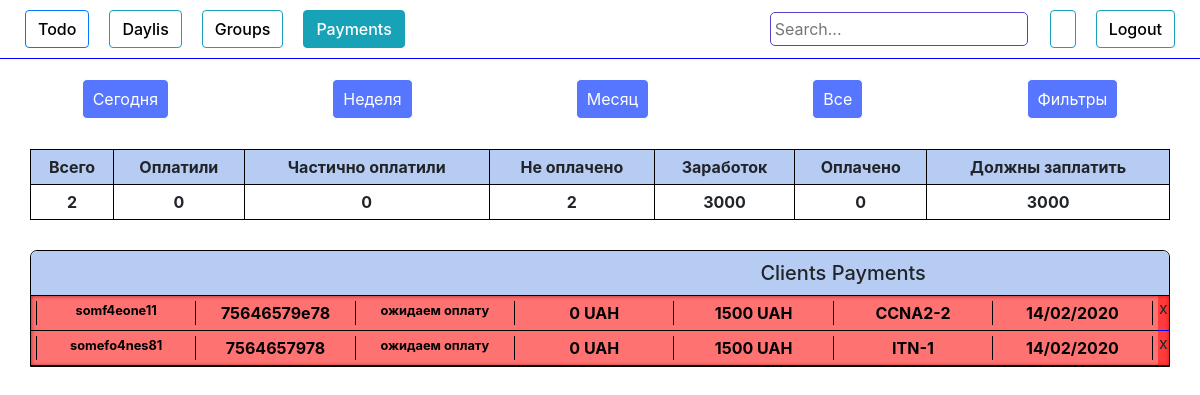
The app's page /pay_filter/2, older data.
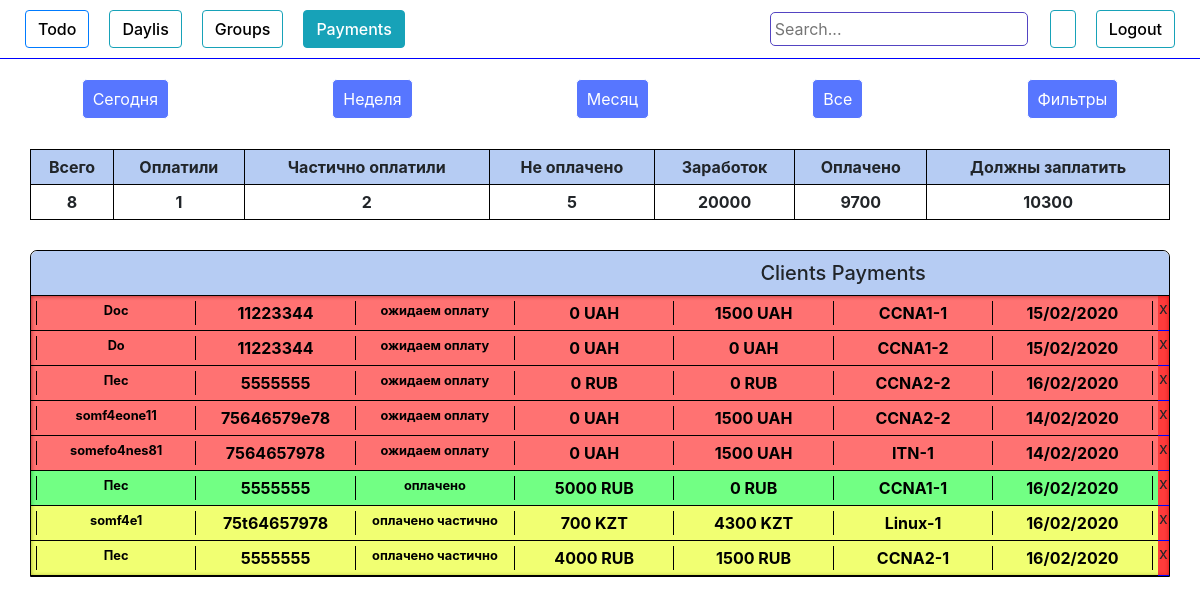
The same page, newer data.
### authorization/models.py (models this page shows, shortened)
class People(models.Model):
    add_date        = models.DateTimeField(blank=True, null=True)
    name            = models.CharField(max_length=100, blank=True)
    phone           = models.CharField(max_length=100, blank=True)
    email           = models.CharField(max_length=100, blank=True)
    course          = models.ForeignKey(Course, on_delete=models.DO_NOTHING)
    country         = models.CharField(max_length=100, blank=True)
    university      = models.CharField(max_length=100, blank=True)
    work            = models.CharField(max_length=100, blank=True)
    where_from      = models.CharField(max_length=100, blank=True)
    ip              = models.CharField(max_length=100, blank=True)
    currency        = models.CharField(max_length=100, blank=True)
    course_price    = models.IntegerField(blank=True, null=True)
    comments        = models.TextField(blank=True)
    wishes          = models.TextField(blank=True)
    callback_time   = models.DateTimeField(blank=True, null=True)
    group           = models.ForeignKey(Group, on_delete=models.DO_NOTHING, null=True, blank=True)
    request_status  = models.CharField(max_length=100, blank=True)
    need_confirm  = models.BooleanField(blank=True, null=True)
    first_payment_date   = models.DateTimeField(blank=True, null=True)
    full_payment_date  = models.DateTimeField(blank=True, null=True)
    payment_history = models.TextField(blank=True)
    total_payment   = models.IntegerField(blank=True, null=True)
    obligation      = models.IntegerField(blank=True, null=True)
    def is_called(self):
        if self.request_status == 'оплачено частично' or self.request_status == 'ожидаем оплату' or self.request_status == 'оплачено':
            return True
        else:
            return False
    def call_status(self):
        if self.request_status != 'перезвонить':
            return False
        else :
            return True
    def is_full_payed(self):
        return (self.request_status == 'оплачено')
    def is_particaly_payed(self):
        return (self.request_status == 'оплачено частично')
    def is_not_payed(self):
        return (self.request_status == 'ожидаем оплату')
    def is_need_confirm(self):
        return (self.need_confirm)
    def get_date(self):
        return self.add_date.strftime('%d/%m/%Y')

class Group(models.Model):
    name            = models.CharField(max_length=100, blank=True)
    created_date    = models.DateTimeField(blank=True, null=True)
    course          = models.ForeignKey(Course, on_delete=models.DO_NOTHING, null=True)
    active          = models.BooleanField(default=True)
    time_start      = models.DateTimeField(blank=True, null=True)
    time_end        = models.DateTimeField(blank=True, null=True)
    def __str__(self):
        return self.name

### authorization/views.py (the view, shortened to what this page needs)
# urls.py: path('pay_filter/<int:pk>', views.pay_filter, name='pay_filter'),
def pay_filter(request, pk):
    list_payments = People.objects.all().order_by('request_status','group', 'obligation', )
    formcheck = 1
    groups_all = Group.objects.all()
    course_all = Course.objects.all()
    if pk == 1:  #today
        now = datetime.today() - timedelta(minutes=60)
        list_payments = list_payments.filter(Q(add_date__gte = now))
    elif pk == 2:  #7 days
        now = datetime.today() - timedelta(minutes=60*24*7)
        list_payments = list_payments.filter(Q(add_date__gte = now))
    elif pk == 3:  # 30 days
        now = datetime.today() - timedelta(minutes=60*24*30)
        list_payments = list_payments.filter(Q(add_date__gte = now))
    elif pk == 6:
        formcheck = 1
    money_all = list_payments.filter(Q(request_status='оплачено') |
                                            Q(request_status='оплачено частично') |
                                            Q(request_status='ожидаем оплату')).aggregate(money_all=Sum(F('course_price')))
    money_all_num = money_all['money_all']
    money_paid = list_payments.filter(Q(request_status='оплачено') |
                                            Q(request_status='оплачено частично') |
                                            Q(request_status='ожидаем оплату')).aggregate(money_paid=Sum(F('total_payment')))
    money_paid_num = money_paid['money_paid']
    if money_all_num == None:
        money_all_num = 0
    if  money_paid_num == None:
            money_paid_num = 0
    money_will_num =  money_all_num - money_paid_num
    people_done = list_payments.filter(Q(request_status='оплачено')).count()
    people_partially = list_payments.filter(Q(request_status='оплачено частично')).count()
    people_waiting = list_payments.filter(Q(request_status='ожидаем оплату')).count()
    people_all_num =  people_done + people_partially + people_waiting
    context = {
        "list_payments":list_payments,
        'groups_all': groups_all,
        'course_all': course_all,
        'formcheck': formcheck,
        "money_all_num" : money_all_num,
        "money_paid_num" : money_paid_num,
        "money_will_num" : money_will_num,
        "people_done" : people_done,
        "people_partially" : people_partially,
        "people_waiting" : people_waiting,
        "people_all_num" : people_all_num,
    }
    return render(request,"groups_payments.html",context)

### authorization/templates/groups_payments.html (shortened to what the changed rows need)
{% load crispy_forms_tags %}
<!DOCTYPE html>
<html lang="en">
<head>
    <link rel="stylesheet" href="https://stackpath.bootstrapcdn.com/bootstrap/4.4.1/css/bootstrap.min.css">
    <link rel="stylesheet" href="https://cdnjs.cloudflare.com/ajax/libs/jquery-datetimepicker/2.5.20/jquery.datetimepicker.min.css" />
    {% load staticfiles %}
    <link rel="stylesheet" href="{% static 'style.css' %}" type="text/css">
</head>
<body>
    <table class="count_table" cellpadding="5">
        <tr class="main_line">
            <th>Всего</th>
            <th>Оплатили</th>
            <th>Частично оплатили</th>
            <th>Не оплачено</th>
            <th>Заработок</th>
            <th>Оплачено</th>
            <th>Должны заплатить</th>
        </tr>
        <tr>
            <th class="center">{{people_all_num}}</th>
            <th class="center">{{people_done}}</th>
            <th class="center">{{people_partially}}</th>
            <th class="center">{{people_waiting}}</th>
            <th class="center">{{money_all_num}}</th>
            <th class="center">{{money_paid_num }}</th>
            <th class="center">{{money_will_num}}</th>
    </table>
    <div class="payment_tables">
        {% if list_payments %}
        <div class="table show table_pay" id="payment_tables">
            <div class="table_content show" id='table_payments_content'>
                {% for item in list_payments %} {% if item.is_called %}
                <div class="item" id="{{item.email}}">
                    <a class="gr-a" href="{% url 'group_payments_update' item.id %}" target="_blank" onClick="popupWin = window.open(this.href, 'Window', 'location,width=720,height=800,top=200,left=300'); popupWin.focus(); return false;">
                        <div class="item_header" data-toggle="collapse" data-target="#item_description"   {% if item.is_full_payed %} style="background-color: rgba(0, 255, 34, 0.554);" {% endif %} {% if item.is_particaly_payed %} style="background-color: rgba(229, 255, 0, 0.554);" {% endif %} {% if item.is_not_payed %}style="background-color: rgba(255, 0, 0, 0.554);"
                            {% endif %}>
                            <table class="item_payment_table" style="width:100%">
                                <tr>
                                    <th>
                                        <div style="font-size: 0.8rem;" class="name">{{item.name}}</div>
                                    </th>
                                    <th>
                                        <div class="phone">{{item.phone}}</div>
                                    </th>
                                    <th>
                                        <div style="font-size: 0.8rem;" class="request_status">{{item.request_status}}</div>
                                    </th>
                                    <th>
                                        <div class="total_payment">{{item.total_payment}} {{item.currency}}</div>
                                    </th>
                                    <th>
                                        <div class="obligation">{{item.obligation}} {{item.currency}}</div>
                                    </th>
                                    <th>
                                        <div class="obligation">{{item.group}}</div>
                                    </th>
                                    <th>
                                        <div class="obligation">{{item.get_date}}</div>
                                    </th>
                                </tr>
                            </table>
                        </div>
                    </a>
                    <span id="del_btn" type="button" data-toggle="collapse" data-target="#ConfirmationFieldDel{{item.id}}" aria-expanded="false">x</span>
                </div>
                {% endif %} {% endfor %}
            </div>
        </div>
        {% else %}
        <h3 style="text-align: center;">Nothing</h3>
        {% endif %}
    </div>
</body>
</html>

Row changes from the older to the newer data that the page shows:
added People: name "Doc", phone "11223344", request_status "ожидаем оплату", total_payment "0", currency "UAH", obligation "1500", group "CCNA1-1", get_date "15/02/2020"
added People: name "Do", phone "11223344", request_status "ожидаем оплату", total_payment "0", currency "UAH", obligation "0", group "CCNA1-2", get_date "15/02/2020"
added People: name "Пес", phone "5555555", request_status "ожидаем оплату", total_payment "0", currency "RUB", obligation "0", group "CCNA2-2", get_date "16/02/2020"
added People: name "Пес", phone "5555555", request_status "оплачено", total_payment "5000", currency "RUB", obligation "0", group "CCNA1-1", get_date "16/02/2020"
added People: name "somf4e1", phone "75t64657978", request_status "оплачено частично", total_payment "700", currency "KZT", obligation "4300", group "Linux-1", get_date "16/02/2020"
added People: name "Пес", phone "5555555", request_status "оплачено частично", total_payment "4000", currency "RUB", obligation "1500", group "CCNA2-1", get_date "16/02/2020"
Text that changed along with them:
{{ people_all_num }}: "2" → "8"
{{ people_done }}: "0" → "1"
{{ people_partially }}: "0" → "2"
{{ people_waiting }}: "2" → "5"
{{ money_all_num }}: "3000" → "20000"
{{ money_paid_num }}: "0" → "9700"
{{ money_will_num }}: "3000" → "10300"
